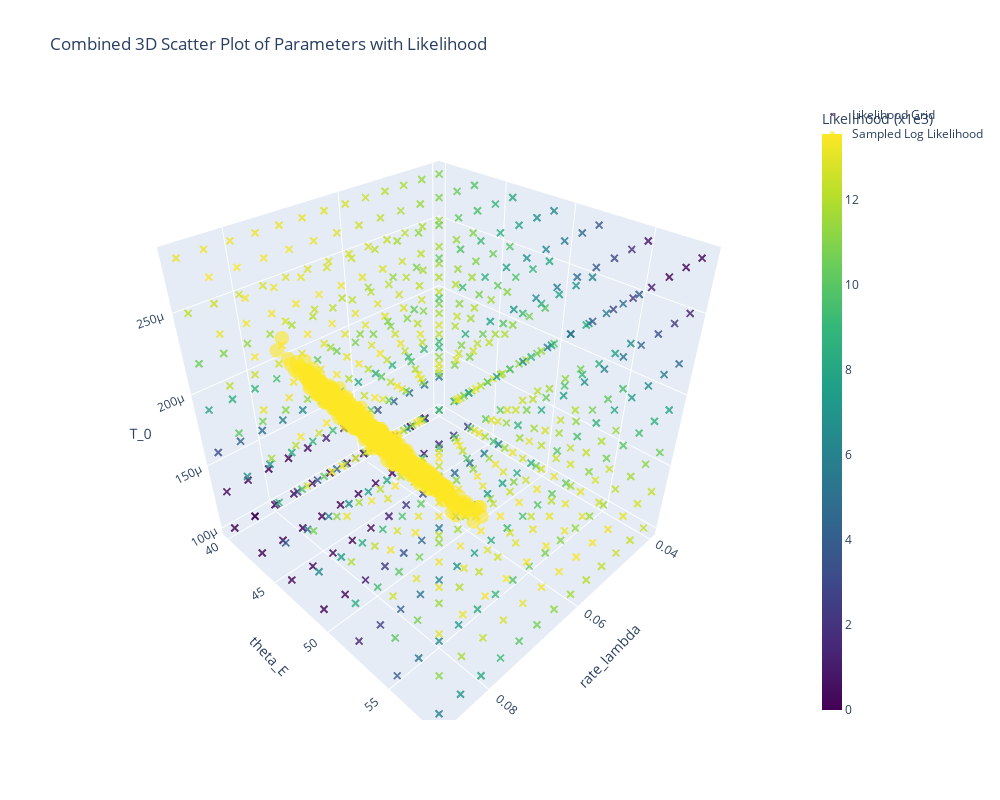

The notebook cell saved with this chart:
### Code cell
import numpy as np
import plotly.graph_objects as go

# Assuming all necessary variables are defined:
# - rate_lambda_pts, theta_E_pts, T_0_pts, likelihood_3d_grid
# - rate_lambda_samp_2, theta_E_samp_2, T_0_samp_2, loglikelihood_inside_ellipse_3_vp

# Normalize the likelihood values across both datasets
loglike_3d_norm = likelihood_3d_grid / 1e3
loglike_vp_norm = loglikelihood_inside_ellipse_3_vp.flatten() / 1e3

# Combine the likelihood data to compute common min and max for normalization
combined_likelihoods = np.concatenate([loglike_3d_norm, loglike_vp_norm])
combined_min = max(0, combined_likelihoods.min())
combined_max = combined_likelihoods.max()

# Create the first scatter plot (likelihood_3d_grid)
scatter1 = go.Scatter3d(
    x=rate_lambda_pts,
    y=theta_E_pts,
    z=T_0_pts,
    mode='markers',
    marker=dict(
        size=3,
        symbol='x',
        color=loglike_3d_norm,
        colorscale='Viridis',
        cmin=combined_min,
        cmax=combined_max,
        opacity=0.8,
        colorbar=dict(title='Likelihood (x1e3)', thickness=20),
    ),
    name='Likelihood Grid',
    showlegend=True
)

# Create the second scatter plot (loglikelihood_inside_ellipse_3_vp)
scatter2 = go.Scatter3d(
    x=rate_lambda_samp_2,
    y=theta_E_samp_2,
    z=T_0_samp_2,
    mode='markers',
    marker=dict(
        size=5,
        symbol='circle',
        color=loglike_vp_norm,
        colorscale='Viridis',
        cmin=combined_min,
        cmax=combined_max,
        opacity=0.6,
    ),
    name='Sampled Log Likelihood',
    showlegend=True
)

# Combine the plots
data = [scatter1, scatter2]

# Create the layout with increased width and height
layout = go.Layout(
    title='Combined 3D Scatter Plot of Parameters with Likelihood',
    scene=dict(
        xaxis=dict(title='rate_lambda'),
        yaxis=dict(title='theta_E'),
        zaxis=dict(title='T_0'),
    ),
    width=1000,  # Increase the width
    height=800,  # Increase the height
)

# Create the figure
fig = go.Figure(data=data, layout=layout)

# Show the figure
fig.show()

### Figure 1 — Plotly figure (JSON) as saved in the notebook; plotly's stock layout.template omitted (floating-point values rounded to 4 significant figures; data arrays with more than 128 entries replaced by an {"elided": "..."} marker saying what was removed)
{"data": [{"marker": {"cmax": 13.54, "cmin": 0, "color": {"elided": "637 float values"}, "colorbar": {"thickness": 20, "title": {"text": "Likelihood (x1e3)"}}, "colorscale": [[0, "#440154"], [0.1111, "#482878"], [0.2222, "#3e4989"], [0.3333, "#31688e"], [0.4444, "#26828e"], [0.5556, "#1f9e89"], [0.6667, "#35b779"], [0.7778, "#6ece58"], [0.8889, "#b5de2b"], [1, "#fde725"]], "opacity": 0.8, "size": 3, "symbol": "x"}, "mode": "markers", "name": "Likelihood Grid", "showlegend": true, "type": "scatter3d", "x": {"elided": "637 float values"}, "y": {"elided": "637 int values"}, "z": {"elided": "637 float values"}}, {"marker": {"cmax": 13.54, "cmin": 0, "color": {"elided": "1000 float values"}, "colorscale": [[0, "#440154"], [0.1111, "#482878"], [0.2222, "#3e4989"], [0.3333, "#31688e"], [0.4444, "#26828e"], [0.5556, "#1f9e89"], [0.6667, "#35b779"], [0.7778, "#6ece58"], [0.8889, "#b5de2b"], [1, "#fde725"]], "opacity": 0.6, "size": 5, "symbol": "circle"}, "mode": "markers", "name": "Sampled Log Likelihood", "showlegend": true, "type": "scatter3d", "x": {"elided": "1000 float values"}, "y": {"elided": "1000 float values"}, "z": {"elided": "1000 float values"}}], "layout": {"height": 800, "scene": {"xaxis": {"title": {"text": "rate_lambda"}}, "yaxis": {"title": {"text": "theta_E"}}, "zaxis": {"title": {"text": "T_0"}}}, "title": {"text": "Combined 3D Scatter Plot of Parameters with Likelihood"}, "width": 1000}}
